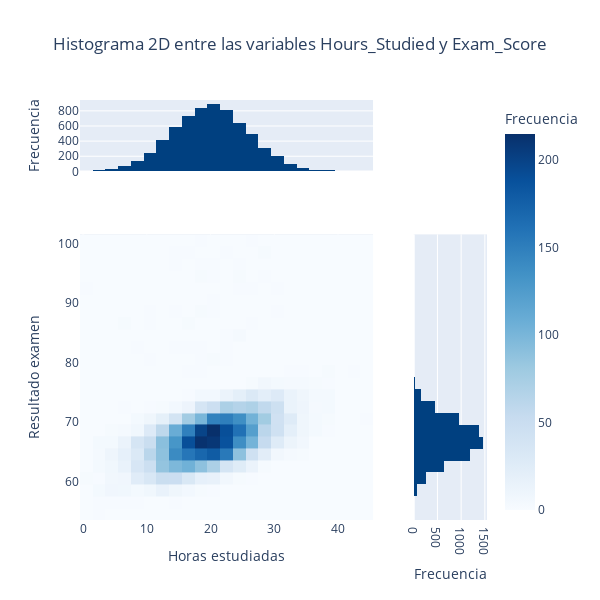

Notebook code for this chart:
### Code cell
# Realizaremos un histograma 2D entre las variables Hours_Studied y Exam_Score

# Matplotlib
# Crear la figura y los subgráficos
fig = plt.figure(figsize=(8, 8))
grid = fig.add_gridspec(4, 4, hspace=0.05, wspace=0.05)

# Crear el gráfico principal 2D (heatmap) en el centro
ax_main = fig.add_subplot(grid[1:4, 0:3])
hb = ax_main.hist2d(data_students.Hours_Studied, data_students.Exam_Score, bins=20, cmap="Blues", cmin=1)
plt.colorbar(hb[3], ax=ax_main, orientation='vertical', fraction=0.05, pad=0.1, label="Frecuencia")

# Crear el histograma marginal para el eje X (Hours_Studied)
ax_xhist = fig.add_subplot(grid[0, 0:3], sharex=ax_main)
ax_xhist.hist(data_students.Hours_Studied, bins=20, color="#004080")
ax_xhist.set_ylabel("Frecuencia")
ax_xhist.tick_params(axis="x", labelbottom=False)

# Crear el histograma marginal para el eje Y (Exam_Score)
ax_yhist = fig.add_subplot(grid[1:4, 3], sharey=ax_main)
ax_yhist.hist(data_students.Exam_Score, bins=20, color="#004080", orientation='horizontal')
ax_yhist.set_xlabel("Frecuencia")
ax_yhist.tick_params(axis="y", labelleft=False)

# Etiquetas y título
ax_main.set_xlabel("Horas estudiadas")
ax_main.set_ylabel("Resultado examen")
fig.suptitle("Histograma 2D entre las variables Hours_Studied y Exam_Score", y=0.92)

plt.show()


# Seaborn
g = sns.JointGrid(data=data_students, x="Hours_Studied", y="Exam_Score", marginal_ticks=True)
g.fig.suptitle("Histograma 2D entre las variables Hours_Studied y Exam_Score", y=1.05)
g.plot_joint(
    sns.histplot,
    cmap="Blues", pmax=.8, cbar=True, bins=20,
    thresh=None
)
g.plot_marginals(sns.histplot, element="step", color="#004080", bins=20)
g.ax_joint.set_xlabel("Horas estudiadas")
g.ax_joint.set_ylabel("Resultado examen")
g.ax_marg_x.set_ylabel("Frecuencia")
g.ax_marg_y.set_xlabel("Frecuencia")
g.ax_marg_x.yaxis.label.set_visible(True)
g.ax_marg_y.xaxis.label.set_visible(True)
plt.show()


# Plotly
# Crear el gráfico con subplots
fig = make_subplots(
    rows=2, cols=2,
    shared_xaxes=True, shared_yaxes=True,
    column_widths=[0.8, 0.2], row_heights=[0.2, 0.8],
    specs=[[{"type": "histogram"}, None],
           [{"type": "histogram2d"}, {"type": "histogram"}]]
)

# Histograma marginal en el eje X
fig.add_trace(
    go.Histogram(
        x=data_students.Hours_Studied,
        nbinsx=30,
        marker_color="#004080",
        showlegend=False,
    ),
    row=1, col=1
)

# Histograma 2D
fig.add_trace(
    go.Histogram2d(
        x=data_students.Hours_Studied,
        y=data_students.Exam_Score,
        colorscale="Blues",
        colorbar=dict(title="Frecuencia"),
        nbinsx=30, nbinsy=30
    ),
    row=2, col=1
)

# Histograma marginal en el eje Y
fig.add_trace(
    go.Histogram(
        y=data_students.Exam_Score,
        nbinsy=30,
        marker_color="#004080",
        showlegend=False,
        orientation="h"
    ),
    row=2, col=2
)

# Ajustes de ejes y títulos
fig.update_xaxes(title_text="Horas estudiadas", row=2, col=1)
fig.update_yaxes(title_text="Resultado examen", row=2, col=1)
fig.update_yaxes(title_text="Frecuencia", row=1, col=1)
fig.update_xaxes(title_text="Frecuencia", row=2, col=2)

# Título general
fig.update_layout(
    title_text="Histograma 2D entre las variables Hours_Studied y Exam_Score",
    title_x=0.5,
    showlegend=False,
    height=600, width=600
)

fig.show()

### Figure 1 — Plotly figure (JSON) as saved in the notebook; plotly's stock layout.template omitted (floating-point values rounded to 4 significant figures; data arrays with more than 128 entries replaced by an {"elided": "..."} marker saying what was removed)
{"data": [{"marker": {"color": "#004080"}, "nbinsx": 30, "showlegend": false, "type": "histogram", "x": {"elided": "6607 int values"}, "xaxis": "x", "yaxis": "y"}, {"colorbar": {"title": {"text": "Frecuencia"}}, "colorscale": [[0, "rgb(247,251,255)"], [0.125, "rgb(222,235,247)"], [0.25, "rgb(198,219,239)"], [0.375, "rgb(158,202,225)"], [0.5, "rgb(107,174,214)"], [0.625, "rgb(66,146,198)"], [0.75, "rgb(33,113,181)"], [0.875, "rgb(8,81,156)"], [1, "rgb(8,48,107)"]], "nbinsx": 30, "nbinsy": 30, "type": "histogram2d", "x": {"elided": "6607 int values"}, "xaxis": "x2", "y": {"elided": "6607 int values"}, "yaxis": "y2"}, {"marker": {"color": "#004080"}, "nbinsy": 30, "orientation": "h", "showlegend": false, "type": "histogram", "xaxis": "x3", "y": {"elided": "6607 int values"}, "yaxis": "y3"}], "layout": {"height": 600, "showlegend": false, "title": {"text": "Histograma 2D entre las variables Hours_Studied y Exam_Score", "x": 0.5}, "width": 600, "xaxis": {"anchor": "y", "domain": [0, 0.72], "matches": "x2", "showticklabels": false}, "xaxis2": {"anchor": "y2", "domain": [0, 0.72], "title": {"text": "Horas estudiadas"}}, "xaxis3": {"anchor": "y3", "domain": [0.82, 1], "title": {"text": "Frecuencia"}}, "yaxis": {"anchor": "x", "domain": [0.83, 1], "title": {"text": "Frecuencia"}}, "yaxis2": {"anchor": "x2", "domain": [0, 0.68], "title": {"text": "Resultado examen"}}, "yaxis3": {"anchor": "x3", "domain": [0, 0.68], "matches": "y2", "showticklabels": false}}}
